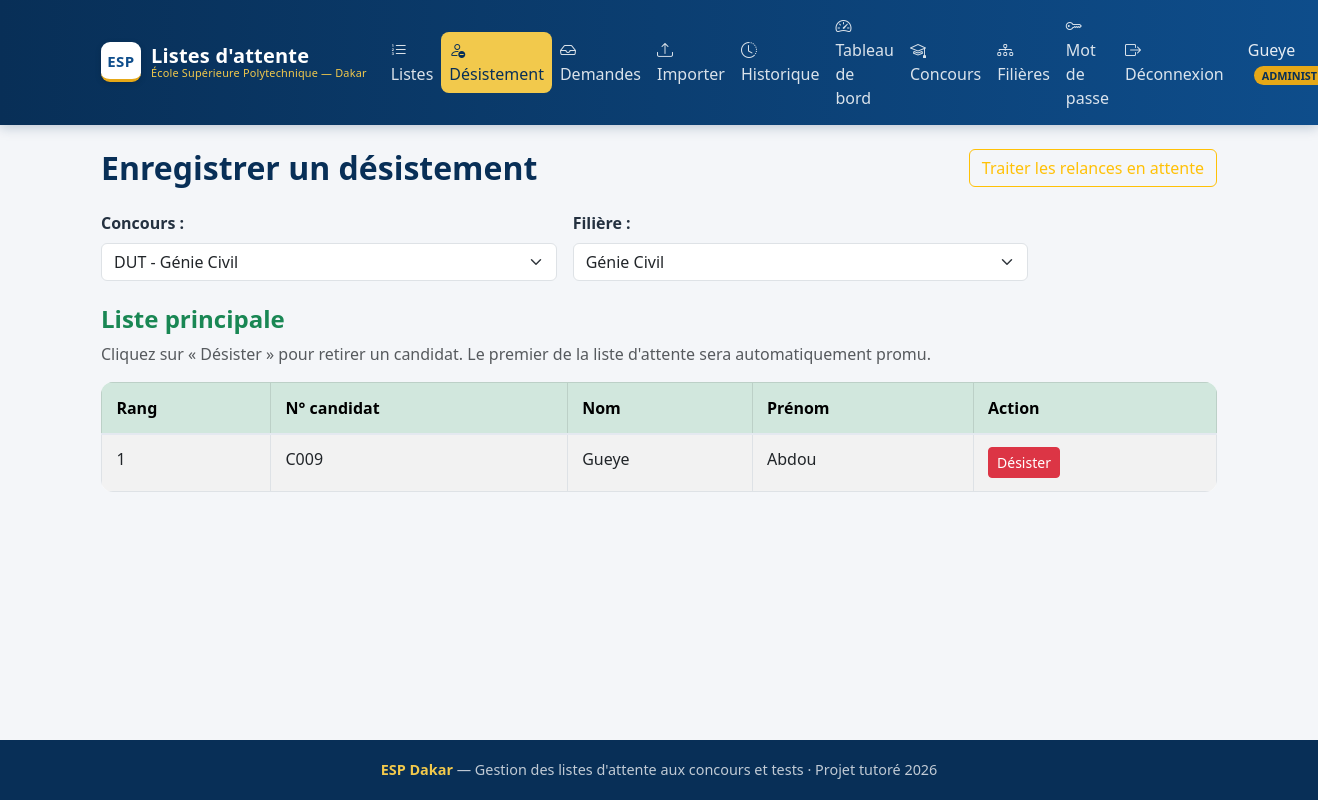
Before: /pages/desistement.php (signed in) with the older database file.
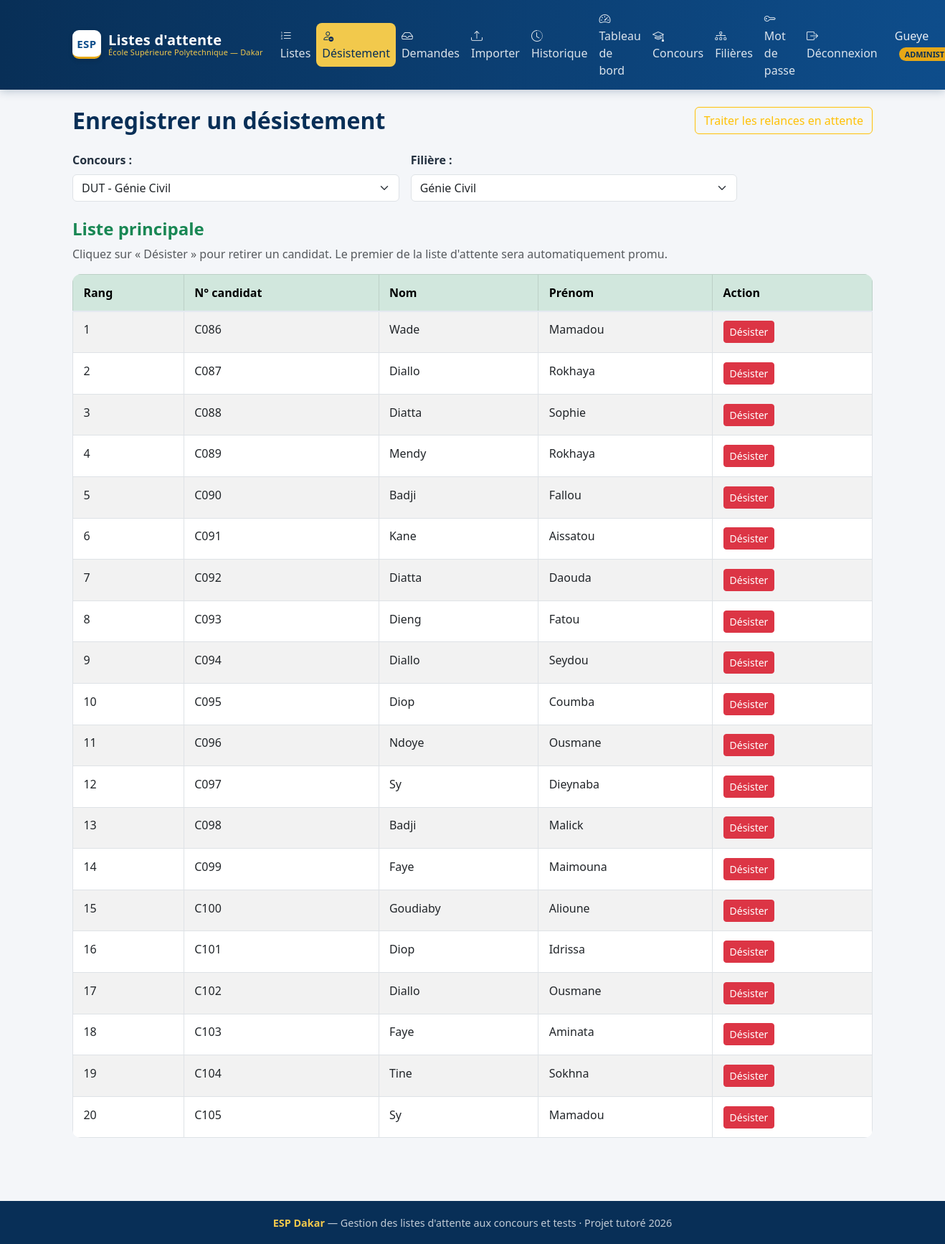
After: the same page with the newer database file.
### tables this page shows
CREATE TABLE inscriptions (
    id INT AUTO_INCREMENT PRIMARY KEY,
    rang INT NOT NULL,
    date_inscription DATE NOT NULL,
    candidat_id INT,
    liste_id INT,
    FOREIGN KEY (candidat_id) REFERENCES utilisateurs(id),
    FOREIGN KEY (liste_id) REFERENCES listes(id)
);

CREATE TABLE utilisateurs (
    id INT AUTO_INCREMENT PRIMARY KEY,
    nom VARCHAR(100) NOT NULL,
    prenom VARCHAR(100) NOT NULL,
    email VARCHAR(150) NOT NULL UNIQUE,
    telephone VARCHAR(20),
    mot_de_passe VARCHAR(255) NOT NULL,
    role ENUM('administrateur', 'agent', 'candidat') NOT NULL,
    service VARCHAR(100),
    departement VARCHAR(100),
    numero_candidat VARCHAR(50),
    date_naissance DATE,
    date_creation TIMESTAMP DEFAULT CURRENT_TIMESTAMP
);

### pages/desistement.php (the view, shortened to what this page needs)
<?php
require '../includes/relances.php';
include '../includes/header.php';
$concours = $pdo->query("SELECT * FROM concours ORDER BY type, departement")->fetchAll();
$concoursChoisi = isset($_GET['concours']) ? (int) $_GET['concours'] : ($concours[0]['id'] ?? 0);
$reqFilieres = $pdo->prepare("SELECT * FROM filieres WHERE concours_id = ? ORDER BY nom");
$reqFilieres->execute([$concoursChoisi]);
$filieres = $reqFilieres->fetchAll();
$filiereChoisie = isset($_GET['filiere']) ? (int) $_GET['filiere'] : ($filieres[0]['id'] ?? 0);
$requete = $pdo->prepare("
    SELECT i.id AS inscription_id, i.rang, u.nom, u.prenom, u.numero_candidat
    FROM inscriptions i
    JOIN utilisateurs u ON i.candidat_id = u.id
    JOIN listes l ON i.liste_id = l.id
    WHERE l.filiere_id = ? AND l.type = 'principale'
    ORDER BY i.rang ASC
");
$requete->execute([$filiereChoisie]);
$principale = $requete->fetchAll();
?>
<div class="d-flex justify-content-between align-items-center mb-4">
    <h2 class="mb-0">Enregistrer un désistement</h2>
    <a href="desistement.php?action=relances&concours=<?= $concoursChoisi ?>&filiere=<?= $filiereChoisie ?>"
       class="btn btn-outline-warning"
       onclick="return confirm('Traiter maintenant les relances et expirations en attente ?')">
        Traiter les relances en attente
    </a>
</div>
<form method="GET" class="mb-4">
    <div class="row g-3">
        <div class="col-md-5">
            <label class="form-label fw-bold">Concours :</label>
            <select name="concours" class="form-select" onchange="this.form.submit()">
                <?php foreach ($concours as $c): ?>
                    <option value="<?= $c['id'] ?>" <?= ($c['id'] == $concoursChoisi) ? 'selected' : '' ?>>
                        <?= htmlspecialchars($c['type'] . ' - ' . $c['departement']) ?>
                    </option>
                <?php endforeach; ?>
            </select>
        </div>
        <div class="col-md-5">
            <label class="form-label fw-bold">Filière :</label>
            <select name="filiere" class="form-select" onchange="this.form.submit()">
                <?php foreach ($filieres as $f): ?>
                    <option value="<?= $f['id'] ?>" <?= ($f['id'] == $filiereChoisie) ? 'selected' : '' ?>>
                        <?= htmlspecialchars($f['nom']) ?>
                    </option>
                <?php endforeach; ?>
            </select>
        </div>
    </div>
</form>
<h4 class="text-success">Liste principale</h4>
<p class="text-muted">Cliquez sur « Désister » pour retirer un candidat. Le premier de la liste d'attente sera automatiquement promu.</p>
<table class="table table-striped table-bordered">
    <thead class="table-success">
        <tr><th>Rang</th><th>N° candidat</th><th>Nom</th><th>Prénom</th><th>Action</th></tr>
    </thead>
    <tbody>
        <?php if (count($principale) === 0): ?>
            <tr><td colspan="5" class="text-center text-muted">Aucun candidat</td></tr>
        <?php else: ?>
            <?php foreach ($principale as $c): ?>
                <tr>
                    <td><?= $c['rang'] ?></td>
                    <td><?= htmlspecialchars($c['numero_candidat']) ?></td>
                    <td><?= htmlspecialchars($c['nom']) ?></td>
                    <td><?= htmlspecialchars($c['prenom']) ?></td>
                    <td>
                        <a href="traiter_desistement.php?inscription=<?= $c['inscription_id'] ?>&filiere=<?= $filiereChoisie ?>&concours=<?= $concoursChoisi ?>"
                           class="btn btn-danger btn-sm"
                           onclick="return confirm('Confirmer le désistement de ce candidat ?')">
                            Désister
                        </a>
                    </td>
                </tr>
            <?php endforeach; ?>
        <?php endif; ?>
    </tbody>
</table>
<?php include '../includes/footer.php'; ?>

Changed rows visible on the page:
removed inscriptions: rang "1", candidat.numero_candidat "C009", candidat.nom "Gueye", candidat.prenom "Abdou"
added inscriptions: rang "1", candidat.numero_candidat "C086", candidat.nom "Wade", candidat.prenom "Mamadou"
added inscriptions: rang "2", candidat.numero_candidat "C087", candidat.nom "Diallo", candidat.prenom "Rokhaya"
added inscriptions: rang "3", candidat.numero_candidat "C088", candidat.nom "Diatta", candidat.prenom "Sophie"
added inscriptions: rang "4", candidat.numero_candidat "C089", candidat.nom "Mendy", candidat.prenom "Rokhaya"
added inscriptions: rang "5", candidat.numero_candidat "C090", candidat.nom "Badji", candidat.prenom "Fallou"
added inscriptions: rang "6", candidat.numero_candidat "C091", candidat.nom "Kane", candidat.prenom "Aissatou"
added inscriptions: rang "7", candidat.numero_candidat "C092", candidat.nom "Diatta", candidat.prenom "Daouda"
added inscriptions: rang "8", candidat.numero_candidat "C093", candidat.nom "Dieng", candidat.prenom "Fatou"
added inscriptions: rang "9", candidat.numero_candidat "C094", candidat.nom "Diallo", candidat.prenom "Seydou"
added inscriptions: rang "10", candidat.numero_candidat "C095", candidat.nom "Diop", candidat.prenom "Coumba"
added inscriptions: rang "11", candidat.numero_candidat "C096", candidat.nom "Ndoye", candidat.prenom "Ousmane"
added inscriptions: rang "12", candidat.numero_candidat "C097", candidat.nom "Sy", candidat.prenom "Dieynaba"
added inscriptions: rang "13", candidat.numero_candidat "C098", candidat.nom "Badji", candidat.prenom "Malick"
added inscriptions: rang "14", candidat.numero_candidat "C099", candidat.nom "Faye", candidat.prenom "Maimouna"
added inscriptions: rang "15", candidat.numero_candidat "C100", candidat.nom "Goudiaby", candidat.prenom "Alioune"
added inscriptions: rang "16", candidat.numero_candidat "C101", candidat.nom "Diop", candidat.prenom "Idrissa"
added inscriptions: rang "17", candidat.numero_candidat "C102", candidat.nom "Diallo", candidat.prenom "Ousmane"
added inscriptions: rang "18", candidat.numero_candidat "C103", candidat.nom "Faye", candidat.prenom "Aminata"
added inscriptions: rang "19", candidat.numero_candidat "C104", candidat.nom "Tine", candidat.prenom "Sokhna"
added inscriptions: rang "20", candidat.numero_candidat "C105", candidat.nom "Sy", candidat.prenom "Mamadou"
